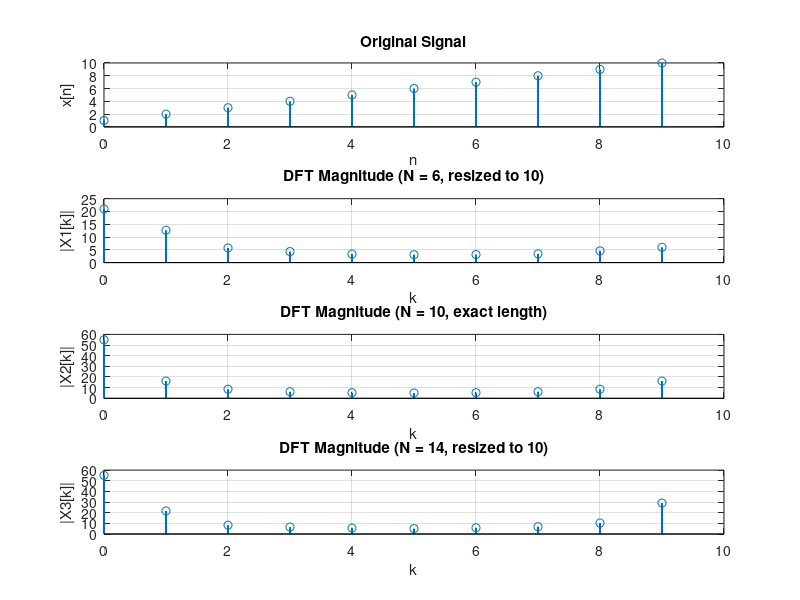

The MATLAB script that drew this image:
clc; clear all; close all;

% Example input sequence
x = [1,2,3,4,5,6,7,8,9,10];   % You can change this
N1 = length(x);   % Case 2: N = length(x)
N2 = N1 + 4;      % Case 3: N > length(x)
N3 = N1 - 4;      % Case 1: N < length(x)

% --- Compute DFTs ---
% Case 1: N < length(x)
X1 = zeros(1, N3);
for k = 0:N3-1
    sum_val = 0;
    for n = 0:N3-1
        sum_val = sum_val + x(n+1) * exp(-1j * 2 * pi * k * n / N3);
    end
    X1(k+1) = sum_val;
end

% Case 2: N = length(x)
X2 = zeros(1, N1);
for k = 0:N1-1
    sum_val = 0;
    for n = 0:N1-1
        sum_val = sum_val + x(n+1) * exp(-1j * 2 * pi * k * n / N1);
    end
    X2(k+1) = sum_val;
end

% Case 3: N > length(x) (zero-padding)
X3 = zeros(1, N2);
for k = 0:N2-1
    sum_val = 0;
    for n = 0:N1-1   % only up to length(x)
        sum_val = sum_val + x(n+1) * exp(-1j * 2 * pi * k * n / N2);
    end
    X3(k+1) = sum_val;
end

% --- Normalize lengths for fair comparison ---
% Interpolate/resize each spectrum to N1 points
X1_resized = interp1(0:N3-1, abs(X1), linspace(0, N3-1, N1), 'linear', 0);
X2_resized = abs(X2); % already N1 points
X3_resized = interp1(0:N2-1, abs(X3), linspace(0, N2-1, N1), 'linear', 0);

% --- Plot results ---
figure;

subplot(4,1,1);
stem(0:N1-1, x, 'o-', 'LineWidth', 1.5);
title('Original Signal');
xlabel('n'); ylabel('x[n]'); grid on;

subplot(4,1,2);
stem(0:N1-1, X1_resized, 'o-', 'LineWidth', 1.5);
title(['DFT Magnitude (N = ' num2str(N3) ', resized to ' num2str(N1) ')']);
xlabel('k'); ylabel('|X1[k]|'); grid on;

subplot(4,1,3);
stem(0:N1-1, X2_resized, 'o-', 'LineWidth', 1.5);
title(['DFT Magnitude (N = ' num2str(N1) ', exact length)']);
xlabel('k'); ylabel('|X2[k]|'); grid on;

subplot(4,1,4);
stem(0:N1-1, X3_resized, 'o-', 'LineWidth', 1.5);
title(['DFT Magnitude (N = ' num2str(N2) ', resized to ' num2str(N1) ')']);
xlabel('k'); ylabel('|X3[k]|'); grid on;
